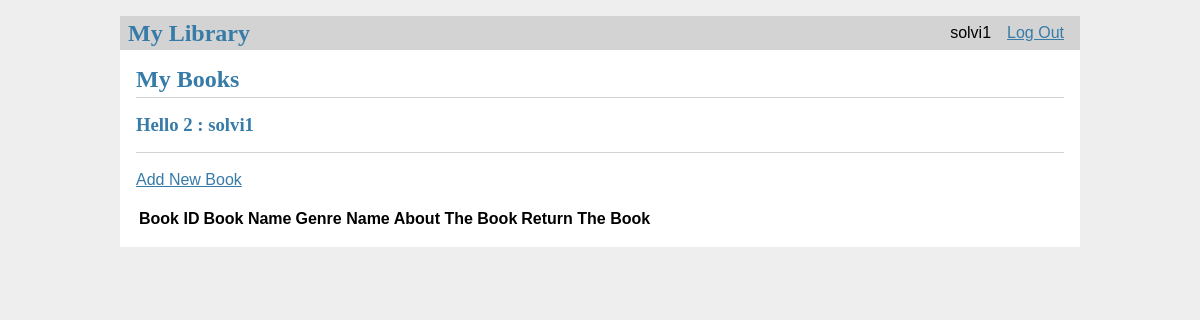
The app's page / (signed in) with its own data.
### tables this page shows
CREATE TABLE user (
  id INTEGER PRIMARY KEY AUTOINCREMENT,
  username TEXT UNIQUE NOT NULL,
  password TEXT NOT NULL
, role text not null default "user");

### flasklibrary/library.py (the view, shortened to what this page needs)
@bp.route('/',methods=('GET', 'POST'))
def index():
    posts = None
    if g.user is not None:
        print(g.user[3])
        user_role = g.user[3]
        db = get_db()
        if user_role == 'user':
            posts = db.execute(
                'SELECT id, username'
                ' FROM user WHERE id = ?', (g.user[0],)
            ).fetchall()
            library = db.execute(
                'SELECT user_id, book_id FROM library WHERE user_id = ?', (g.user[0],)
            ).fetchall()
            books = db.execute(
                'SELECT Book.book_id, book_name, genre_name '
                'FROM Book '
                'JOIN Book_Genre on Book.book_genre_id = Book_Genre.book_genre_id '
                'JOIN library on Book.book_id = library.book_id '
                'WHERE library.user_id = ?',(g.user[0],)
            ).fetchall()
            return render_template('library/index.html', posts=posts, books=books)
    return render_template('library/index.html')

### flasklibrary/auth.py (called while the page is built)
@bp.before_app_request
def load_logged_in_user():
    user_id = session.get('user_id')
    if user_id is None:
        g.user = None
    else:
        g.user = get_db().execute(
            'SELECT * FROM user WHERE id = ?', (user_id,)
        ).fetchone()

### flasklibrary/db.py (called while the page is built)
def get_db():
    if 'db' not in g:
        g.db = sqlite3.connect(
            current_app.config['DATABASE'],
            detect_types=sqlite3.PARSE_DECLTYPES
        )
        g.db.row_factory = sqlite3.Row
    return g.db

### flasklibrary/templates/library/index.html (shortened to what this page needs)
{% extends 'base.html' %}
{% block header %}
    {% if g.user.role=='user' %}
      <h1>{% block title %}My Books{% endblock %}</h1>
    {% endif %}
{% endblock %}
{% block content %}
  {% for post in posts %}
    <article class="User">
      <header>
        <div>
          <h1>Hello  {{ post['id'] }} : {{ post['username'] }}</h1>
        </div>
      </header>
    </article>
  {% endfor %}
  {% if posts %}
  <header></header>
  <br><a href="{{ url_for('library.listBooks') }}">Add New Book</a><br><br>
    <table>
      <tr>
          <th>Book ID</th>
          <th>Book Name</th>
          <th>Genre Name</th>
          <th>About The Book</th>
          <th>Return The Book</th>
      </tr>
  </table>
{% endif %}
{% endblock %}

### flasklibrary/templates/base.html (shortened to what this page needs)
<!doctype html>
<link rel="stylesheet" href="{{ url_for('static', filename='style.css') }}">
<nav>
  <h1>My Library</h1>
  <ul>
    {% if g.user %}
      <li><span>{{ g.user['username'] }}</span>
      <li><a href="{{ url_for('auth.logout') }}">Log Out</a>
    {% else %}
      <li><a href="{{ url_for('auth.register') }}">Register</a>
      <li><a href="{{ url_for('auth.login') }}">Log In</a>
    {% endif %}
  </ul>
</nav>
<section class="content">
  <header>
    {% block header %}{% endblock %}
  </header>
  {% block content %}{% endblock %}
</section>

### flasklibrary/static/style.css (style rules this page uses)
h1, h2, h3, h4, h5, h6 { font-family: serif; color: #377ba8; margin: 1rem 0; }
a { color: #377ba8; }
nav { background: lightgray; display: flex; align-items: center; padding: 0 0.5rem; }
nav h1 { flex: auto; margin: 0; }
nav ul { display: flex; list-style: none; margin: 0; padding: 0; }
nav ul li a, nav ul li span, header .action { display: block; padding: 0.5rem; }
.content { padding: 0 1rem 1rem; }
.content > header { border-bottom: 1px solid lightgray; display: flex; align-items: flex-end; }
.content > header h1 { flex: auto; margin: 1rem 0 0.25rem 0; }
.content:last-child { margin-bottom: 0; }
td,tr,th { text-align: center; }

### records on screen
user: user.username "solvi1", id "2", username "solvi1"
